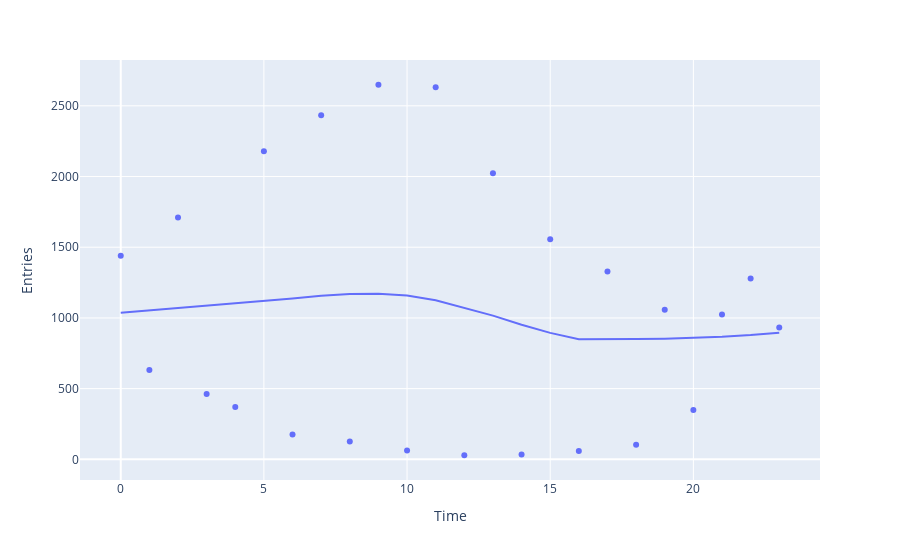

Here is the notebook cell this chart was saved with:
### Markdown cell above
The next one is an interactive scatter plot with a local regression line to examine the trend of entries.

This was made using [Plotly](https://plotly.com/python/)

### Code cell
import plotly.express as px
data = lib_traffic_clean.groupby('Date-Time').sum().reset_index()
fig = px.scatter(data, x=data.index, y='Entries', trendline='lowess', labels={'index':'Time', 'Entries':'Entries'})
fig.show()

### Figure 1 — Plotly figure (JSON) as saved in the notebook; plotly's stock layout.template omitted (floating-point values rounded to 4 significant figures)
{"data": [{"hovertemplate": "Time=%{x}<br>Entries=%{y}<extra></extra>", "legendgroup": "", "marker": {"color": "#636efa", "symbol": "circle"}, "mode": "markers", "name": "", "orientation": "v", "showlegend": false, "type": "scatter", "x": [0, 1, 2, 3, 4, 5, 6, 7, 8, 9, 10, 11, 12, 13, 14, 15, 16, 17, 18, 19, 20, 21, 22, 23], "xaxis": "x", "y": [1440, 631, 1710, 463, 371, 2178, 176, 2433, 126, 2649, 62, 2632, 29, 2023, 35, 1556, 59, 1329, 104, 1058, 349, 1025, 1279, 933], "yaxis": "y"}, {"hovertemplate": "<b>LOWESS trendline</b><br><br>Time=%{x}<br>Entries=%{y} <b>(trend)</b><extra></extra>", "legendgroup": "", "marker": {"color": "#636efa", "symbol": "circle"}, "mode": "lines", "name": "", "showlegend": false, "type": "scatter", "x": [0, 1, 2, 3, 4, 5, 6, 7, 8, 9, 10, 11, 12, 13, 14, 15, 16, 17, 18, 19, 20, 21, 22, 23], "xaxis": "x", "y": [1037.0, 1054.0, 1071.0, 1090.0, 1107.0, 1122.0, 1137.0, 1157.0, 1169.0, 1171.0, 1159.0, 1125.0, 1073.0, 1016.0, 951.7, 894.2, 849.5, 848.9, 850.7, 853.4, 858.4, 866.4, 878.9, 896.0], "yaxis": "y"}], "layout": {"legend": {"tracegroupgap": 0}, "margin": {"t": 60}, "xaxis": {"anchor": "y", "domain": [0, 1], "title": {"text": "Time"}}, "yaxis": {"anchor": "x", "domain": [0, 1], "title": {"text": "Entries"}}}}
